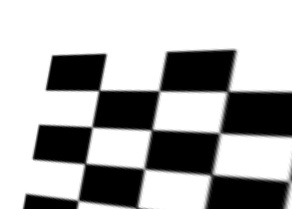
#> input picture CorrectedImage/AffineCorrectedcorrection2.jpg, 292 x 209 px
$ python video_stabilization.py CorrectedImage/AffineCorrectedcorrection2.jpg out.avi   (Python 2 division)   (older library calls are emulated)
#> lines starting #> are read from the running program, lines starting #| are printed output that depends on the picture
from moviepy.editor import VideoFileClip
import numpy as np
import cv2
from scipy.ndimage import convolve
import sys


input_video_path=sys.argv[1]
# input_video_path=0
output_video_path=sys.argv[2]
cap = cv2.VideoCapture(input_video_path)
ret,target=cap.read()
#> target is the input picture: shape (209, 292, 3); min 0, max 255, mean 170.7
length=target.shape[0]/4
#> length = 52
breadth=target.shape[1]/4
#> breadth = 73
fps=10
# print target.shape
target = cv2.cvtColor(target, cv2.COLOR_BGR2GRAY)
#> target: shape (209, 292)
target=cv2.resize(target,(breadth,length))
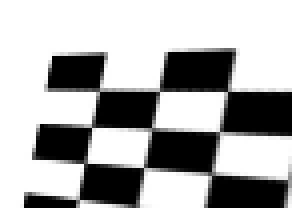
#> target: shape (52, 73) (shown 4 times larger); min 0, max 255, mean 170.8
target = target.astype('float32')
shape_image=target.shape
#> shape_image = (52, 73)
fourcc = cv2.VideoWriter_fourcc('M','J','P','G')
out = cv2.VideoWriter(output_video_path+'.avi',fourcc, fps, (breadth,length))
process_after=1
# source=cv2.imread(sys.argv[1])
# source=cv2.cvtColor(source, cv2.COLOR_BGR2GRAY)
# source = source.astype('float32')

error_val=0.005
iteration_limit=2500
parameters=6
# image shape 720 X 1280

def update_p(p,del_p):
	second=np.zeros([parameters,1], dtype=np.float)
	third=np.zeros([parameters,1], dtype=np.float)
	second[0]=p[0]*del_p[0]
	second[1]=p[1]*del_p[0]
	second[2]=p[0]*del_p[2]
	second[3]=p[1]*del_p[2]
	second[4]=p[0]*del_p[4]
	second[5]=p[1]*del_p[4]
	third[0]=p[2]*del_p[1]
	third[1]=p[3]*del_p[1]
	third[2]=p[2]*del_p[3]
	third[3]=p[3]*del_p[3]
	third[4]=p[2]*del_p[5]
	third[5]=p[3]*del_p[5]
	return p+del_p+second+third

def update_p_using_inverse(p,del_p):
	second=np.zeros([parameters,1], dtype=np.float)
	third=np.zeros([parameters,1], dtype=np.float)
	second[0]=del_p[0]*del_p[3]
	second[3]=del_p[0]*del_p[3]
	second[4]=del_p[3]*del_p[4]
	second[5]=del_p[0]*del_p[5]
	third[0]=del_p[1]*del_p[2]
	third[3]=del_p[1]*del_p[2]
	third[4]=del_p[2]*del_p[5]
	third[5]=del_p[1]*del_p[4]

	return update_p(p,-del_p-second+third)


# **********Precomutation******************
indices=np.indices(shape_image)
indices=np.transpose(indices,[1,2,0])
jacobian_wrap=np.zeros([shape_image[0],shape_image[1],2,6],)
jacobian_wrap[:,:,0,0]=indices[:,:,1]
jacobian_wrap[:,:,0,2]=indices[:,:,0]
jacobian_wrap[:,:,0,4]=1
jacobian_wrap[:,:,1,1:parameters]=np.copy(jacobian_wrap[:,:,0,0:parameters-1])

# del_tx,del_ty=np.gradient(target)
del_tx = cv2.Sobel(target, cv2.CV_32F, 1, 0)
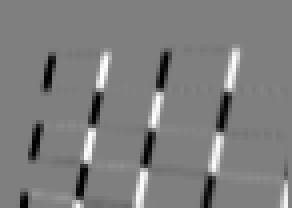
#> del_tx: shape (52, 73) float32 (shown 4 times larger); min -1018, max 1019, mean -8.1; drawn with min black and max white
del_ty = cv2.Sobel(target, cv2.CV_32F, 0, 1)
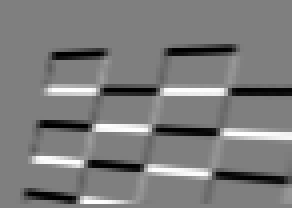
#> del_ty: shape (52, 73) float32 (shown 4 times larger); min -1020, max 1019, mean -21.9; drawn with min black and max white
# print del_tx.shape(720, 1280)

del_t=np.stack((del_tx,del_ty),axis=2)
del_t=del_t[:,:,np.newaxis,:]
steepest_descent=np.matmul(del_t,jacobian_wrap)
# print steepest_descent.shape (720, 1280, 1, 6)

steepest_descent_transpose=np.transpose(steepest_descent,(0,1,3,2))
# print steepest_descent_transpose.shape
hessian=np.matmul(steepest_descent_transpose,steepest_descent)
hessian=np.sum(np.sum(hessian,axis=0),axis=0)
#> hessian = [[2.87e+11, 1.51e+10, 2.14e+11, 7.84e+09, 6.71e+09, 410826427], [1.51e+10, 6.86e+11, 7.84e+09, 4.4e+11, 410826427, 1.44e+10], [2.14e+11, 7.84e+09, 2.29e+11, 5.05e+09, 6.31e+09, 254737358], [7.84e+09, 4.4e+11, 5.05e+09, 4.09e+11, 254737358, 1.17e+10], [6.71e+09, 410826427, 6.31e+09, 254737358, 196515332, 13318510], [410826427, 1.44e+10, 254737358, 1.17e+10, 13318510, 376504276]]
hessian_inv=np.linalg.inv(hessian)
#> hessian_inv = [[1.72e-11, -3.83e-13, 5.04e-13, -2.81e-13, -6.04e-10, 2.56e-11], [-3.83e-13, 7.7e-12, -4.97e-13, 1.43e-12, 3.41e-11, -3.4e-10], [5.04e-13, -4.97e-13, 3.73e-11, -1.89e-12, -1.22e-09, 9.49e-11], [-2.81e-13, 1.43e-12, -1.89e-12, 2.18e-11, 8.85e-11, -7.33e-10], [-6.04e-10, 3.41e-11, -1.22e-09, 8.85e-11, 6.49e-08, -4.87e-09], [2.56e-11, -3.4e-10, 9.49e-11, -7.33e-10, -4.87e-09, 3.85e-08]]
# print hessian_inv
# exit(1)
# print hessian.shape parameter*parameter

# **********Precomutation Ends******************

def warper(image):

	p=np.zeros([parameters,1], dtype=np.float)
	p[0]=1
	p[3]=1
	source=np.copy(image)
	source = cv2.cvtColor(source, cv2.COLOR_BGR2GRAY)
	# source=cv2.resize(source,(length,breadth))
	coun=1

	while(True):

		coun=coun+1
		warped_image = cv2.warpAffine(source, np.transpose(np.reshape(p,[3,2])), (target.shape[1],target.shape[0]))

		error=warped_image-target

		# print error.shape 720 X 1280
		aux_val=np.matmul(steepest_descent_transpose,error[:,:,np.newaxis,np.newaxis])
		aux_val=np.sum(np.sum(aux_val,axis=0),axis=0)
		# print aux_val.shape 6(parameter) X 1

		del_p=np.matmul(hessian_inv,aux_val)
		# print del_p
		# print dkiel_p.shape (6X1)

		p=update_p(p,del_p)
		# p=update_p_using_inverse(p,del_p)

		delp_dimred=np.linalg.norm(del_p,axis=0)
		# print delp_dimred

		if error_val>delp_dimred:
			return warped_image

		if coun>iteration_limit:
			return warped_image
#> this loop made 1 pass
#> (del_p, p, delp_dimred) on pass 1: ([0, 0, 0, 0, 0, 0], [1, 0, 0, 1, 0, 0], [0])
#> after the loop, coun = 2

frame_count=0
while(1):
	r,frame=cap.read()

	frame_count=frame_count+1
	if(frame_count%process_after!=0):
		print frame_count
		continue
	else:
		print frame_count
		# print "processing"

	if(frame is None):
		break

	frame=cv2.resize(frame,(breadth,length))
	frame=warper(frame)
	frame = cv2.cvtColor(frame, cv2.COLOR_GRAY2RGB)
	frame.astype(np.uint8)
	out.write(frame)
	cv2.imshow("image",frame)


	kk = cv2.waitKey(60) & 0xff
#> (key Esc is pressed here)
	if kk == 27:
		break

cap.release()
out.release()
cv2.destroyAllWindows()
